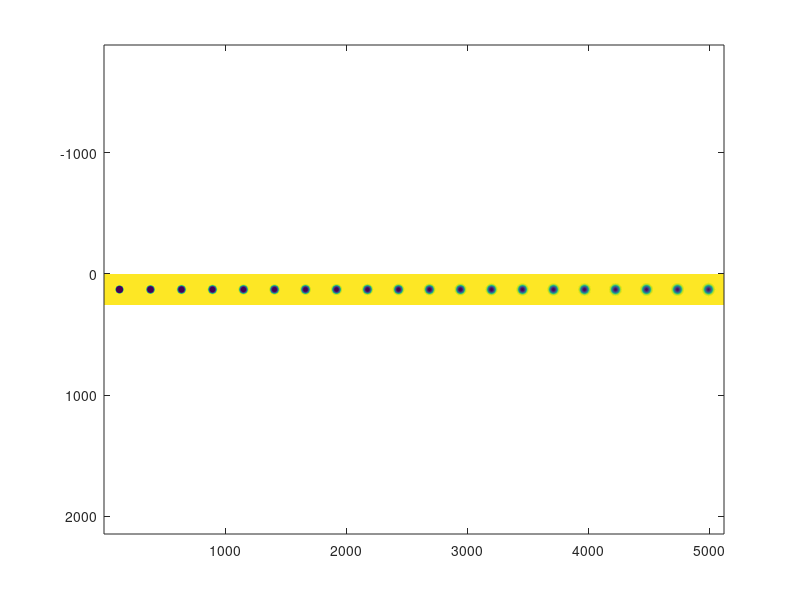

Recreate this plot in MATLAB.
%% Initialization.
clear
clc
close all hidden

%% Measurement parameters.
delta_t = 0.25; % s
number_of_post_bleach_images = 20;
number_of_pixels = 256;
number_of_pad_pixels = 32%128;
r_bleach_region = 32; % pixels

intensity_inside_bleach_region = 0.6;
intensity_outside_bleach_region = 0.9;

%% Particle parameters.
D = 700; % pixels^2 / s
k_on = 0.2; % 1/s
k_off = 3.0; % 1/s

p_free = k_off / ( k_on + k_off );
p_bound = k_on / ( k_on + k_off );

%% Initial condition. 
% Create a high resolution initial condition which is then downsampled to 
% avoid too sharp edges.

upsampling_factor = 3;

[X, Y] = meshgrid(1:upsampling_factor*(number_of_pixels + 2 * number_of_pad_pixels), 1:upsampling_factor*(number_of_pixels + 2 * number_of_pad_pixels));
X = X - 0.5;
Y = Y - 0.5;
xc = number_of_pad_pixels + number_of_pixels / 2;
yc = number_of_pad_pixels + number_of_pixels / 2;

U0 = zeros(size(X));
U0( (X - upsampling_factor * xc).^2 + (Y - upsampling_factor * yc).^2 <= (upsampling_factor * r_bleach_region)^2 ) = intensity_inside_bleach_region;
U0( (X - upsampling_factor * xc).^2 + (Y - upsampling_factor * yc).^2 > (upsampling_factor * r_bleach_region)^2 ) = intensity_outside_bleach_region;

% Distribute bound and free according to their marginal distribution,
% defined by p_free and p_bound.
B0 = p_bound * U0;
U0 = p_free * U0;

B0 = imresize(B0, [number_of_pixels + 2 * number_of_pad_pixels, number_of_pixels + 2 * number_of_pad_pixels]);
U0 = imresize(U0, [number_of_pixels + 2 * number_of_pad_pixels, number_of_pixels + 2 * number_of_pad_pixels]);

clear X Y

%% FFT of initial conditions.

F_U0 = fftshift(fft2(U0));
F_B0 = fftshift(fft2(B0));

% figure, imagesc(log10(abs(F_U0)))
% figure, imagesc(log10(abs(F_B0)))

% return

%% FFT space time evolution of PDE system.

F_image_data_post_bleach_u = zeros(number_of_pixels + 2 * number_of_pad_pixels, number_of_pixels + 2 * number_of_pad_pixels, number_of_post_bleach_images);
F_image_data_post_bleach_b = zeros(number_of_pixels + 2 * number_of_pad_pixels, number_of_pixels + 2 * number_of_pad_pixels, number_of_post_bleach_images);
image_data_post_bleach_u = zeros(number_of_pixels + 2 * number_of_pad_pixels, number_of_pixels + 2 * number_of_pad_pixels, number_of_post_bleach_images);
image_data_post_bleach_b = zeros(number_of_pixels + 2 * number_of_pad_pixels, number_of_pixels + 2 * number_of_pad_pixels, number_of_post_bleach_images);

[XSI1, XSI2] = meshgrid(-(number_of_pixels + 2 * number_of_pad_pixels)/2:(number_of_pixels + 2 * number_of_pad_pixels)/2-1, ...
                        -(number_of_pixels + 2 * number_of_pad_pixels)/2:(number_of_pixels + 2 * number_of_pad_pixels)/2-1);
XSI1 = XSI1 / (number_of_pixels + 2 * number_of_pad_pixels);
XSI2 = XSI2 / (number_of_pixels + 2 * number_of_pad_pixels);
XSISQ = XSI1.^2 + XSI2.^2;

% Diagonalization, excluding time t which DD will be multiplied with.
PP11 = -(k_on - k_off + (D^2.*XSISQ.^2 + 2.*D.*k_on.*XSISQ - 2.*D.*k_off.*XSISQ + k_on^2 + 2.*k_on.*k_off + k_off^2).^(1./2) + D.*XSISQ)./(2.*k_on);
PP12 = -(k_on - k_off - (D^2.*XSISQ.^2 + 2.*D.*k_on.*XSISQ - 2.*D.*k_off.*XSISQ + k_on^2 + 2.*k_on.*k_off + k_off^2).^(1./2) + D.*XSISQ)./(2.*k_on);
PP21 = 1;
PP22 = 1;

DD11 = -((k_on + k_off + (D^2.*XSISQ.^2 + 2.*D.*k_on.*XSISQ - 2.*D.*k_off.*XSISQ + k_on^2 + 2.*k_on.*k_off + k_off^2).^(1./2) + D.*XSISQ))./2;
DD22 = -((k_on + k_off - (D^2.*XSISQ.^2 + 2.*D.*k_on.*XSISQ - 2.*D.*k_off.*XSISQ + k_on^2 + 2.*k_on.*k_off + k_off^2).^(1./2) + D.*XSISQ))./2;

PPinv11 = -k_on./(2.*k_on.*k_off + k_on^2 + k_off^2 + D^2.*XSISQ.^2 + 2.*D.*k_on.*XSISQ - 2.*D.*k_off.*XSISQ).^(1./2);
PPinv12 = -(k_on - k_off - (D^2.*XSISQ.^2 + 2.*D.*k_on.*XSISQ - 2.*D.*k_off.*XSISQ + k_on^2 + 2.*k_on.*k_off + k_off^2).^(1./2) + D.*XSISQ)./(2.*(2.*k_on.*k_off + k_on^2 + k_off^2 + D^2.*XSISQ.^2 + 2.*D.*k_on.*XSISQ - 2.*D.*k_off.*XSISQ).^(1./2));
PPinv21 = k_on./(2.*k_on.*k_off + k_on^2 + k_off^2 + D^2.*XSISQ.^2 + 2.*D.*k_on.*XSISQ - 2.*D.*k_off.*XSISQ).^(1./2);
PPinv22 = (k_on - k_off + (D^2.*XSISQ.^2 + 2.*D.*k_on.*XSISQ - 2.*D.*k_off.*XSISQ + k_on^2 + 2.*k_on.*k_off + k_off^2).^(1./2) + D.*XSISQ)./(2.*(2.*k_on.*k_off + k_on^2 + k_off^2 + D^2.*XSISQ.^2 + 2.*D.*k_on.*XSISQ - 2.*D.*k_off.*XSISQ).^(1./2));


for t = 1:number_of_post_bleach_images
    disp(t)
    T = t * delta_t;
    F_image_data_post_bleach_u(:, :, t) = (PP11 .* PPinv11 .* exp(DD11 * T) + PP12 .* PPinv21 .* exp(DD22 * T)) .* F_U0 + (PP11 .* PPinv12 .* exp(DD11 * T) + PP12 .* PPinv22 .* exp(DD22 * T)) .* F_B0;
    F_image_data_post_bleach_b(:, :, t) = (PP21 .* PPinv11 .* exp(DD11 * T) + PP22 .* PPinv21 .* exp(DD22 * T)) .* F_U0 + (PP21 .* PPinv12 .* exp(DD11 * T) + PP22 .* PPinv22 .* exp(DD22 * T)) .* F_B0;
end
   
for t = 1:number_of_post_bleach_images
    disp(t)
    image_data_post_bleach_u(:, :, t) = abs(ifft2(ifftshift(F_image_data_post_bleach_u(:, :, t))));
    image_data_post_bleach_b(:, :, t) = abs(ifft2(ifftshift(F_image_data_post_bleach_b(:, :, t))));
end

image_data_post_bleach_u = image_data_post_bleach_u(number_of_pad_pixels+1:end-number_of_pad_pixels, number_of_pad_pixels+1:end-number_of_pad_pixels, :);
image_data_post_bleach_b = image_data_post_bleach_b(number_of_pad_pixels+1:end-number_of_pad_pixels, number_of_pad_pixels+1:end-number_of_pad_pixels, :);

FRAP = image_data_post_bleach_u + image_data_post_bleach_b;

imagesc(reshape(FRAP, [number_of_pixels, number_of_pixels*number_of_post_bleach_images]))
axis 'equal'